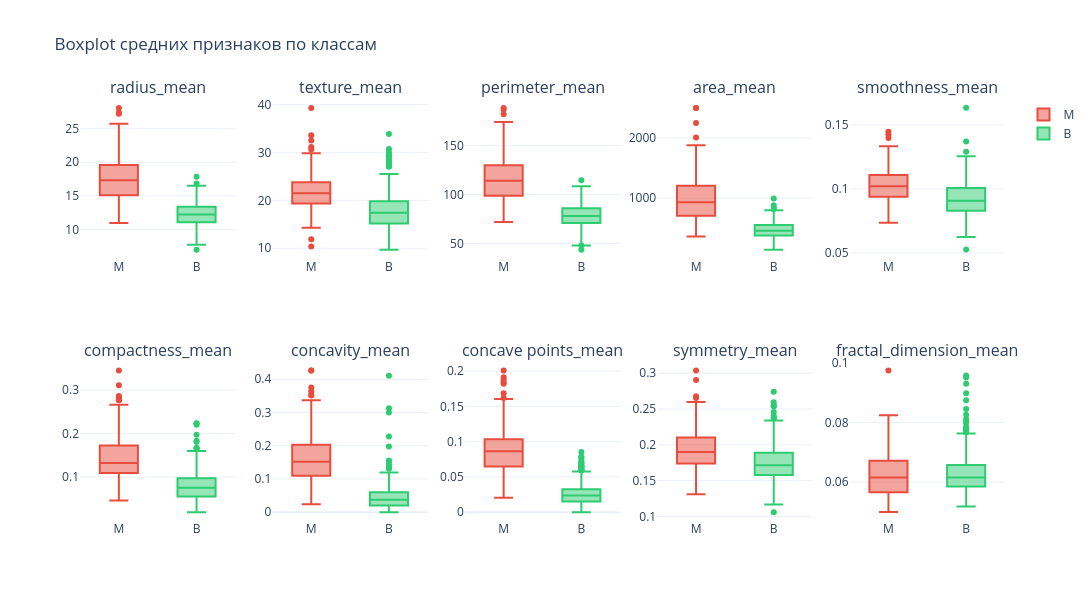

Here is the notebook cell this chart was saved with:
### Markdown cell above
Что показывает: медиану, разброс и выбросы признаков для B и M. Что даёт: помогает сравнить типичные значения классов и найти хорошо разделяющие признаки.

### Code cell
fig = make_subplots(rows=MEAN_PLOT_ROWS, cols=MEAN_PLOT_COLS, subplot_titles=mean_cols)
for i, col in enumerate(mean_cols):
    row, col_idx = i // MEAN_PLOT_COLS + 1, i % MEAN_PLOT_COLS + 1
    for label, color in CLASS_COLORS.items():
        subset = df[df[TARGET_COLUMN] == label]
        fig.add_trace(go.Box(
            y=subset[col], name=label, marker_color=color,
            showlegend=(i == 0)
        ), row=row, col=col_idx)

fig.update_layout(
    title_text='Boxplot средних признаков по классам',
    template=PLOT_TEMPLATE, height=FEATURE_PLOT_SIZE[1], width=FEATURE_PLOT_SIZE[0]
)
fig.show()

### Figure 1 — Plotly figure (JSON) as saved in the notebook; plotly's stock layout.template omitted (floating-point values rounded to 4 significant figures; data arrays with more than 128 entries replaced by an {"elided": "..."} marker saying what was removed)
{"data": [{"marker": {"color": "#e74c3c"}, "name": "M", "showlegend": true, "type": "box", "xaxis": "x", "y": {"elided": "212 float values"}, "yaxis": "y"}, {"marker": {"color": "#2ecc71"}, "name": "B", "showlegend": true, "type": "box", "xaxis": "x", "y": {"elided": "357 float values"}, "yaxis": "y"}, {"marker": {"color": "#e74c3c"}, "name": "M", "showlegend": false, "type": "box", "xaxis": "x2", "y": {"elided": "212 float values"}, "yaxis": "y2"}, {"marker": {"color": "#2ecc71"}, "name": "B", "showlegend": false, "type": "box", "xaxis": "x2", "y": {"elided": "357 float values"}, "yaxis": "y2"}, {"marker": {"color": "#e74c3c"}, "name": "M", "showlegend": false, "type": "box", "xaxis": "x3", "y": {"elided": "212 float values"}, "yaxis": "y3"}, {"marker": {"color": "#2ecc71"}, "name": "B", "showlegend": false, "type": "box", "xaxis": "x3", "y": {"elided": "357 float values"}, "yaxis": "y3"}, {"marker": {"color": "#e74c3c"}, "name": "M", "showlegend": false, "type": "box", "xaxis": "x4", "y": {"elided": "212 float values"}, "yaxis": "y4"}, {"marker": {"color": "#2ecc71"}, "name": "B", "showlegend": false, "type": "box", "xaxis": "x4", "y": {"elided": "357 float values"}, "yaxis": "y4"}, {"marker": {"color": "#e74c3c"}, "name": "M", "showlegend": false, "type": "box", "xaxis": "x5", "y": {"elided": "212 float values"}, "yaxis": "y5"}, {"marker": {"color": "#2ecc71"}, "name": "B", "showlegend": false, "type": "box", "xaxis": "x5", "y": {"elided": "357 float values"}, "yaxis": "y5"}, {"marker": {"color": "#e74c3c"}, "name": "M", "showlegend": false, "type": "box", "xaxis": "x6", "y": {"elided": "212 float values"}, "yaxis": "y6"}, {"marker": {"color": "#2ecc71"}, "name": "B", "showlegend": false, "type": "box", "xaxis": "x6", "y": {"elided": "357 float values"}, "yaxis": "y6"}, {"marker": {"color": "#e74c3c"}, "name": "M", "showlegend": false, "type": "box", "xaxis": "x7", "y": {"elided": "212 float values"}, "yaxis": "y7"}, {"marker": {"color": "#2ecc71"}, "name": "B", "showlegend": false, "type": "box", "xaxis": "x7", "y": {"elided": "357 float values"}, "yaxis": "y7"}, {"marker": {"color": "#e74c3c"}, "name": "M", "showlegend": false, "type": "box", "xaxis": "x8", "y": {"elided": "212 float values"}, "yaxis": "y8"}, {"marker": {"color": "#2ecc71"}, "name": "B", "showlegend": false, "type": "box", "xaxis": "x8", "y": {"elided": "357 float values"}, "yaxis": "y8"}, {"marker": {"color": "#e74c3c"}, "name": "M", "showlegend": false, "type": "box", "xaxis": "x9", "y": {"elided": "212 float values"}, "yaxis": "y9"}, {"marker": {"color": "#2ecc71"}, "name": "B", "showlegend": false, "type": "box", "xaxis": "x9", "y": {"elided": "357 float values"}, "yaxis": "y9"}, {"marker": {"color": "#e74c3c"}, "name": "M", "showlegend": false, "type": "box", "xaxis": "x10", "y": {"elided": "212 float values"}, "yaxis": "y10"}, {"marker": {"color": "#2ecc71"}, "name": "B", "showlegend": false, "type": "box", "xaxis": "x10", "y": {"elided": "357 float values"}, "yaxis": "y10"}], "layout": {"annotations": [{"font": {"size": 16}, "showarrow": false, "text": "radius_mean", "x": 0.084, "xanchor": "center", "xref": "paper", "y": 1.0, "yanchor": "bottom", "yref": "paper"}, {"font": {"size": 16}, "showarrow": false, "text": "texture_mean", "x": 0.292, "xanchor": "center", "xref": "paper", "y": 1.0, "yanchor": "bottom", "yref": "paper"}, {"font": {"size": 16}, "showarrow": false, "text": "perimeter_mean", "x": 0.5, "xanchor": "center", "xref": "paper", "y": 1.0, "yanchor": "bottom", "yref": "paper"}, {"font": {"size": 16}, "showarrow": false, "text": "area_mean", "x": 0.708, "xanchor": "center", "xref": "paper", "y": 1.0, "yanchor": "bottom", "yref": "paper"}, {"font": {"size": 16}, "showarrow": false, "text": "smoothness_mean", "x": 0.916, "xanchor": "center", "xref": "paper", "y": 1.0, "yanchor": "bottom", "yref": "paper"}, {"font": {"size": 16}, "showarrow": false, "text": "compactness_mean", "x": 0.084, "xanchor": "center", "xref": "paper", "y": 0.375, "yanchor": "bottom", "yref": "paper"}, {"font": {"size": 16}, "showarrow": false, "text": "concavity_mean", "x": 0.292, "xanchor": "center", "xref": "paper", "y": 0.375, "yanchor": "bottom", "yref": "paper"}, {"font": {"size": 16}, "showarrow": false, "text": "concave points_mean", "x": 0.5, "xanchor": "center", "xref": "paper", "y": 0.375, "yanchor": "bottom", "yref": "paper"}, {"font": {"size": 16}, "showarrow": false, "text": "symmetry_mean", "x": 0.708, "xanchor": "center", "xref": "paper", "y": 0.375, "yanchor": "bottom", "yref": "paper"}, {"font": {"size": 16}, "showarrow": false, "text": "fractal_dimension_mean", "x": 0.916, "xanchor": "center", "xref": "paper", "y": 0.375, "yanchor": "bottom", "yref": "paper"}], "height": 600, "title": {"text": "Boxplot средних признаков по классам"}, "width": 1200, "xaxis": {"anchor": "y", "domain": [0.0, 0.168]}, "xaxis10": {"anchor": "y10", "domain": [0.832, 1.0]}, "xaxis2": {"anchor": "y2", "domain": [0.208, 0.376]}, "xaxis3": {"anchor": "y3", "domain": [0.416, 0.584]}, "xaxis4": {"anchor": "y4", "domain": [0.624, 0.792]}, "xaxis5": {"anchor": "y5", "domain": [0.832, 1.0]}, "xaxis6": {"anchor": "y6", "domain": [0.0, 0.168]}, "xaxis7": {"anchor": "y7", "domain": [0.208, 0.376]}, "xaxis8": {"anchor": "y8", "domain": [0.416, 0.584]}, "xaxis9": {"anchor": "y9", "domain": [0.624, 0.792]}, "yaxis": {"anchor": "x", "domain": [0.625, 1.0]}, "yaxis10": {"anchor": "x10", "domain": [0.0, 0.375]}, "yaxis2": {"anchor": "x2", "domain": [0.625, 1.0]}, "yaxis3": {"anchor": "x3", "domain": [0.625, 1.0]}, "yaxis4": {"anchor": "x4", "domain": [0.625, 1.0]}, "yaxis5": {"anchor": "x5", "domain": [0.625, 1.0]}, "yaxis6": {"anchor": "x6", "domain": [0.0, 0.375]}, "yaxis7": {"anchor": "x7", "domain": [0.0, 0.375]}, "yaxis8": {"anchor": "x8", "domain": [0.0, 0.375]}, "yaxis9": {"anchor": "x9", "domain": [0.0, 0.375]}}}
